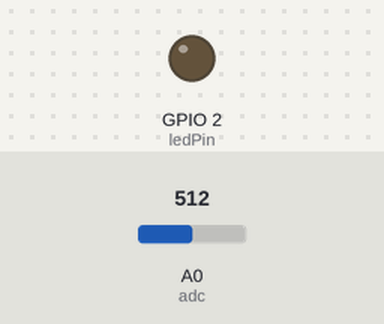
This program was run on a simulated ESP8266 board running MicroPython. Shown: output pins drawn as LEDs (lit = HIGH, except the on-board LED, lit = LOW). Inputs (shaded band) come from the test bench; at power-on: A0 (adc) = 512 (analog values on the 0–1023 scale).

Above: at 1.2 s.
1.3 s: A0 (adc) set to 681
2.8 s: A0 (adc) set to 717
At 4.0 s:
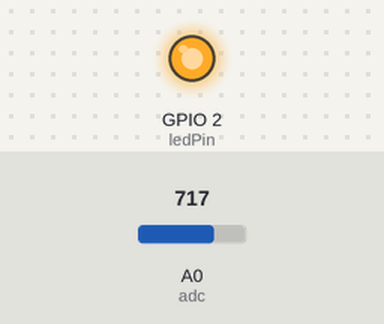
4.5 s: A0 (adc) set to 608
6.0 s: A0 (adc) set to 588
At 6.3 s:
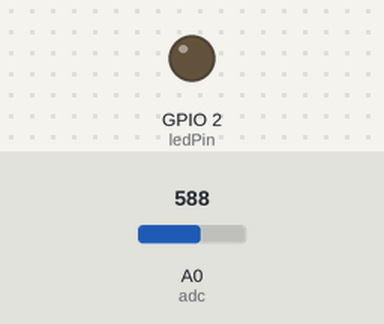
7.5 s: A0 (adc) set to 710
At 8.6 s:
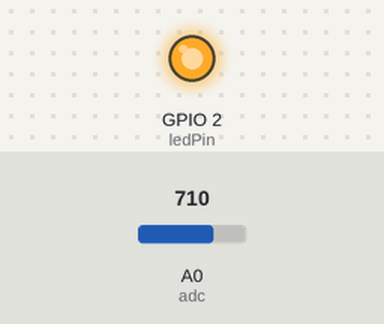
Timing chart, 0 to 10.0 s (numbered marks = the images above; inputs shaded):
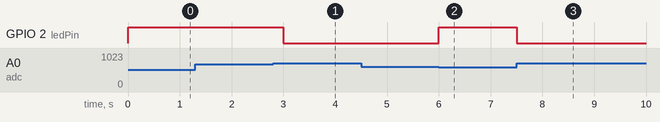

The program:

cds_night_light2.py
```python
from machine import ADC, Pin
import time

ledPin = Pin(2, Pin.OUT)
adc = ADC(0)

while True:
    val = adc.read()

    if val >= 700:
        ledPin.value(0) # light on
    elif val < 600:
        ledPin.value(1)        # light off

    time.sleep(0.5)
```

Measured:
- the behaviour switches between 699 and 700 on A0 (adc) (found by bisection; images 0 and 1)
- the behaviour switches between 600 and 599 on A0 (adc) (found by bisection; images 1 and 2)
- after the input at 1.3 s, every drawn part: stays the same
- after the input at 2.8 s, GPIO 2 (ledPin): HIGH → LOW after 0.20 s
- after the input at 4.5 s, every drawn part: stays the same
- after the input at 6.0 s, GPIO 2 (ledPin): LOW → HIGH at once
- after the input at 7.5 s, GPIO 2 (ledPin): HIGH → LOW at once
